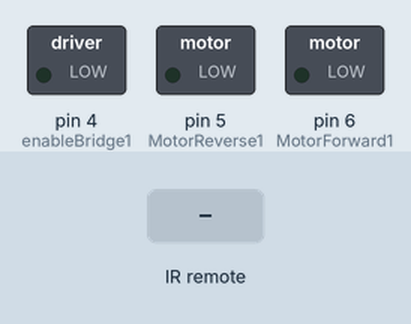
A sketch run on a simulated Arduino Uno, built with avr-gcc and run on an emulated ATmega328P. Shown: switched loads named in the sketch (green lamp = pin HIGH). Inputs (shaded band) come from the test bench.

Above: at 1.2 s.
1.3 s: infrared code 0xFD20DF received
At 1.7 s:
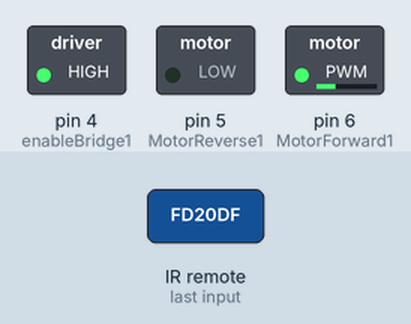
At 2.6 s:
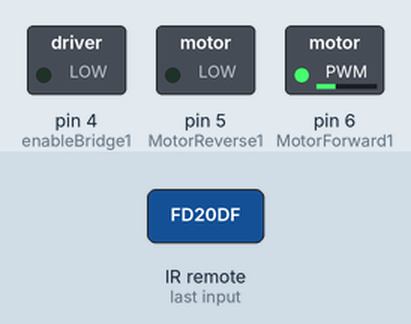
3.3 s: infrared code 0xFD30CF received
At 4.2 s:
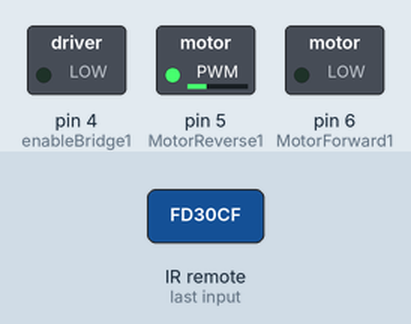
Timing chart, 0 to 6.3 s (numbered marks = the images above; inputs shaded):
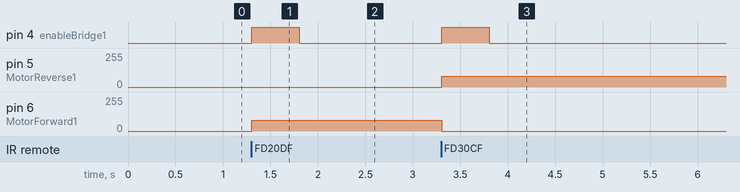

The sketch:

kaukosaadin.ino
```cpp
#include <IRremote.h>

const int IR_RECEIVE_PIN = 2;

const int enableBridge1 = 4;
const int MotorForward1 = 6;
const int MotorReverse1 = 5;
const int Power = 80;

const long ADDBUTTON = 16589023;
const long SUBBUTTON = 16593103;

/*
Remote controll
Infrared Remote and IR Receiver
https://www.instructables.com/Infrared-Remote-and-IR-Receiver-TSOP1738-With-Ardu/
Control a DC motor with Arduino
https://www.aranacorp.com/en/control-a-dc-motor-with-arduino/
*/

IRrecv IrReceiver(IR_RECEIVE_PIN);

decode_results result;

void setup() {
//  Serial.begin(9600);
  IrReceiver.enableIRIn();

  pinMode(MotorForward1,OUTPUT);
  pinMode(MotorReverse1,OUTPUT);
  pinMode(enableBridge1,OUTPUT);
}

void loop() {
    if (IrReceiver.decode(&result)) {
//        Serial.println(result.value);

        if(result.value == SUBBUTTON) {
//          Serial.println("-");
          digitalWrite(enableBridge1,HIGH);
          analogWrite(MotorForward1,0);
          analogWrite(MotorReverse1,Power);
          delay(500);
        } else if(result.value == ADDBUTTON) {
//          Serial.println("+");
          digitalWrite(enableBridge1,HIGH);
          analogWrite(MotorForward1,Power);
          analogWrite(MotorReverse1,0);
          delay(500);
        }
        digitalWrite(enableBridge1,LOW);
        IrReceiver.resume();
    }
    delay(100);
}
```

Measured:
- after the input at 1.3 s, pin 4 (enableBridge1): LOW → HIGH at once, → LOW 0.50 s later; pin 6 (MotorForward1): 0/255 → 80/255 at once
- after the input at 3.3 s, pin 4 (enableBridge1): LOW → HIGH at once, → LOW 0.50 s later; pin 5 (MotorReverse1): 0/255 → 80/255 at once; pin 6 (MotorForward1): 80/255 → 0/255 at once
